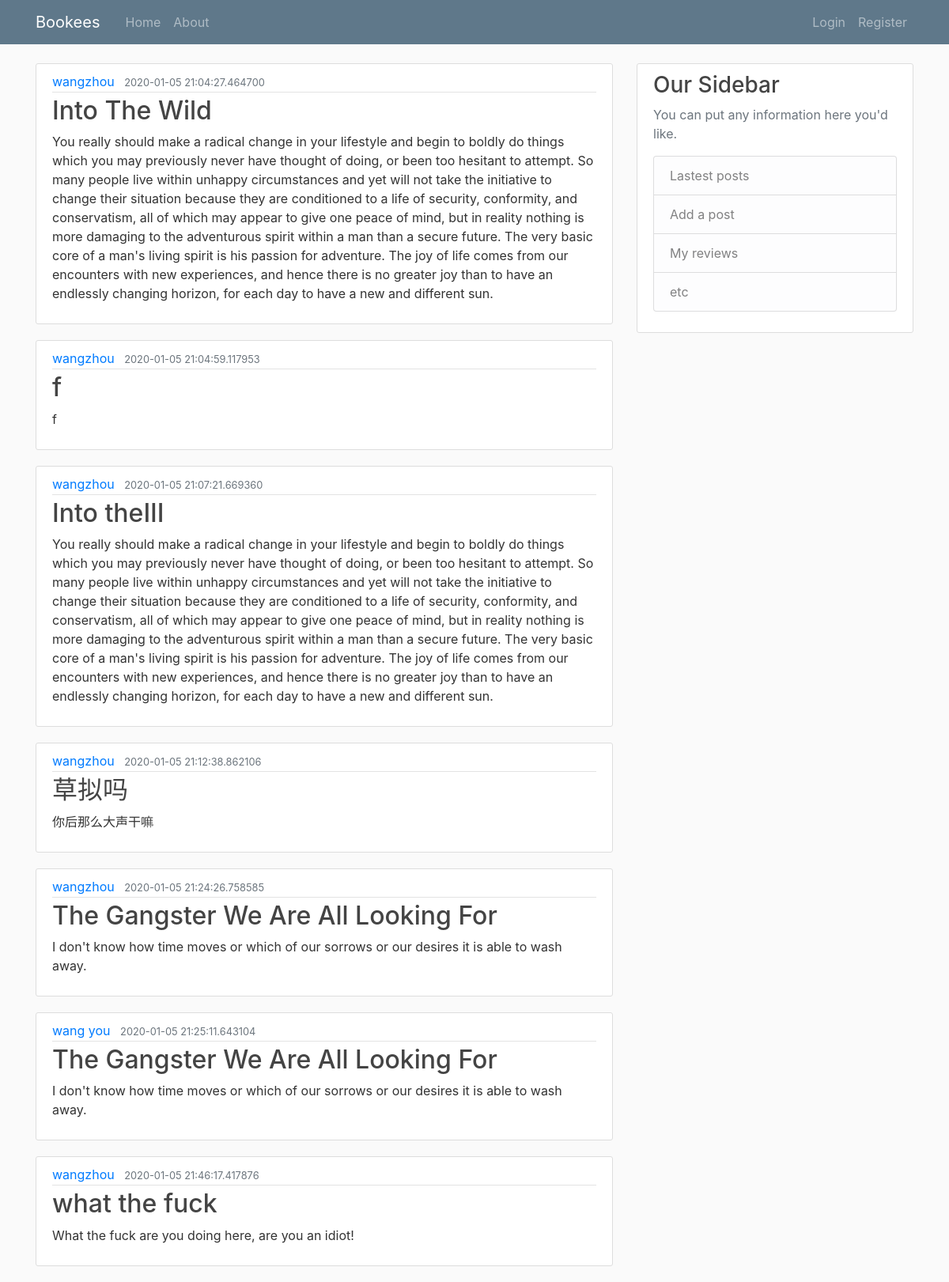
Before: / with the older database file.
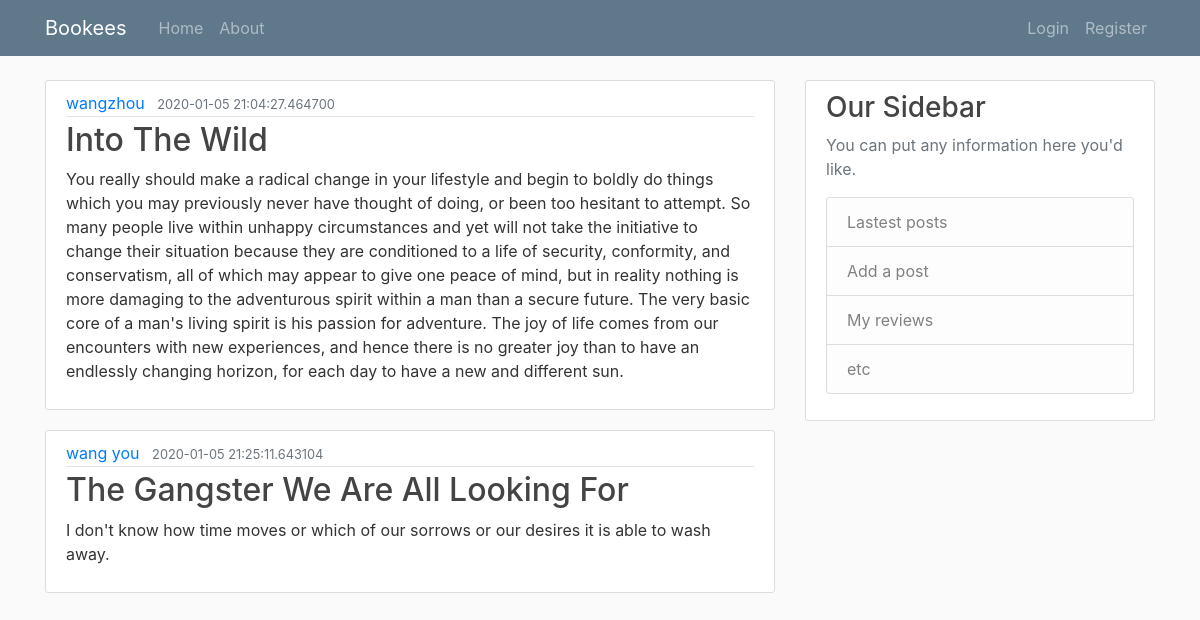
After: the same page with the newer database file.
### booksite/models.py (models this page shows, shortened)
class Post(db.Model):
    id = db.Column(db.Integer, primary_key=True)
    title = db.Column(db.String(100), nullable=False)
    date_posted = db.Column(db.DateTime, nullable=False, default=datetime.utcnow)
    content = db.Column(db.Text, nullable=False)
    user_id = db.Column(db.Integer, db.ForeignKey('user.id'), nullable=False)

class User(db.Model, UserMixin):
    id = db.Column(db.Integer, primary_key=True)
    username = db.Column(db.String(20), unique=True, nullable=False)
    email = db.Column(db.String(120), unique=True, nullable=False)
    image_file = db.Column(db.String(20), nullable=False, default='default.jpg')
    password = db.Column(db.String(60), nullable=False)
    posts = db.relationship('Post', backref='author', lazy=True) # it runs a query on the post table and graps all posts posted by this user

### booksite/routes.py (the view)
@app.route("/", methods=["GET", "POST"])
def index():
    title = "bookees"
    headline = "Welcome to the booksite!"
    if session.get("reviews") is None:
        session["reviews"] = []
    if request.method == "POST":
        review = request.form.get("review")
        if review not in session["reviews"]:
            session["reviews"].append(review)
    posts=Post.query.all()
    return render_template("index.html", title=title, headline=headline, posts=posts, reviews = session["reviews"])

### booksite/templates/index.html (shortened to what this page needs)
{% extends "layout.html" %}
{% block body %}
   {% for post in posts %}
      <article class="media content-section">
        <div class="media-body">
          <div class="article-metadata">
            <a class="mr-2" href="#">{{ post.author.username  }}</a>
            <small class="text-muted">{{ post.date_posted }}</small>
          </div>
          <h2><a class="article-title" href="{{ url_for('post', post_id=post.id) }}">{{ post.title }}</a></h2>
          <p class="article-content">{{ post.content }}</p>
        </div>
      </article>
   {% endfor %}
{% endblock body%} # explict ending of the block

### booksite/templates/layout.html (shortened to what this page needs)
<!DOCTYPE html>
<html>
<head>
	<link rel="stylesheet" href="https://maxcdn.bootstrapcdn.com/bootstrap/4.0.0/css/bootstrap.min.css">
	<link rel="stylesheet" type="text/css" href="{{ url_for('static', filename='main.css') }}">
</head>
<body>
	<header class="site-header">
		<nav class="navbar navbar-expand-md navbar-dark bg-steel fixed-top">
			<div class="container">
				<a class="navbar-brand mr-4" href="/">Bookees</a>
				<div class="collapse navbar-collapse" id="navbarToggle">
					<div class="navbar-nav mr-auto">
						<a class="nav-item nav-link" href="{{url_for('index')}}">Home</a>
						<a class="nav-item nav-link" href="{{url_for('about')}}">About</a>
					</div>
	            <div class="navbar-nav">
	              {% if current_user.is_authenticated %}
					  	 <a class="nav-item nav-link" href="{{ url_for('new_post') }}">New Post</a>
	                <a class="nav-item nav-link" href="{{ url_for('account') }}">Account</a>
	                <a class="nav-item nav-link" href="{{ url_for('logout') }}">Logout</a>
	              {% else %}
	                <a class="nav-item nav-link" href="{{ url_for('login') }}">Login</a>
	                <a class="nav-item nav-link" href="{{ url_for('register') }}">Register</a>
	              {% endif %}
	            </div>
				</div>
			</div>
		</nav>
	</header>
	<main role="main" class="container">
	  <div class="row">
	    <div class="col-md-8">
			{% block body %}{% endblock %}
	    </div>
	    <div class="col-md-4">
	      <div class="content-section">
	        <h3>Our Sidebar</h3>
	        <p class='text-muted'>You can put any information here you'd like.
	          <ul class="list-group">
	            <li class="list-group-item list-group-item-light">Lastest posts</li>
	            <li class="list-group-item list-group-item-light">Add a post</li>
	            <li class="list-group-item list-group-item-light">My reviews</li>
	            <li class="list-group-item list-group-item-light">etc</li>
	          </ul>
	        </p>
	      </div>
	    </div>
	  </div>
	</main>
</body>
</html>

### booksite/static/main.css (style rules this page uses)
body { background: #fafafa; color: #333333; margin-top: 5rem; }
h1, h2, h3, h4, h5, h6 { color: #444444; }
.bg-steel { background-color: #5f788a; }
.site-header .navbar-nav .nav-link { color: ##ff69b4; }
.content-section { background: #ffffff; padding: 10px 20px; border: 1px solid #dddddd; border-radius: 3px; margin-bottom: 20px; }
.article-title { color: #444444; }
.article-content { white-space: pre-line; }
.article-metadata { padding-bottom: 1px; margin-bottom: 4px; border-bottom: 1px solid #e3e3e3 }

Changed rows visible on the page:
removed Post: author.username "wangzhou", date_posted "2020-01-05 21:04:59.117953", title "f", content "f"
removed Post: author.username "wangzhou", date_posted "2020-01-05 21:07:21.669360", title "Into theIII", content "You really should make a radical change in your lifestyle and begin to boldly do things which you may previously never have thought of doing, or been too hesitant to attempt. So many people live within unhappy circumstances and yet will not take the initiative to change their situation because they are conditioned to a life of security, conformity, and conservatism, all of which may appear to give one peace of mind, but in reality nothing is more damaging to the adventurous spirit within a man than a secure future. The very basic core of a man's living spirit is his passion for adventure. The joy of life comes from our encounters with new experiences, and hence there is no greater joy than…"
removed Post: author.username "wangzhou", date_posted "2020-01-05 21:12:38.862106", title "草拟吗", content "你后那么大声干嘛"
removed Post: author.username "wangzhou", date_posted "2020-01-05 21:24:26.758585", title "The Gangster We Are All Looking For", content "I don't know how time moves or which of our sorrows or our desires it is able to wash away."
removed Post: author.username "wangzhou", date_posted "2020-01-05 21:46:17.417876", title "what the fuck", content "What the fuck are you doing here, are you an idiot!"
